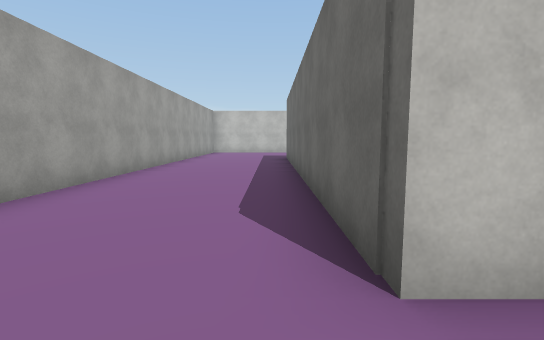
view 1 (above)

24 first-person views from a walk through a scene from a Unity 3-D project. The camera is 1.5 m above the floor, tilts 6° down and sees 85° across. The floor is counted in squares, 2 m on a side. Each view is taken from the middle of a square. On the plan, view 1 faces up. The plan holds only what a view shows up to about 10 squares ahead; the rest is blank. The place goes on beyond the plan. The player is left out. Some surface patterns are stand-ins.

view 2
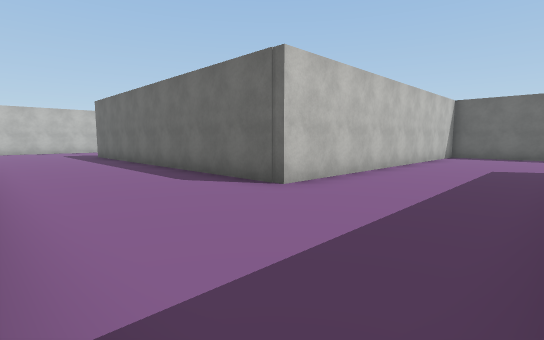

view 3
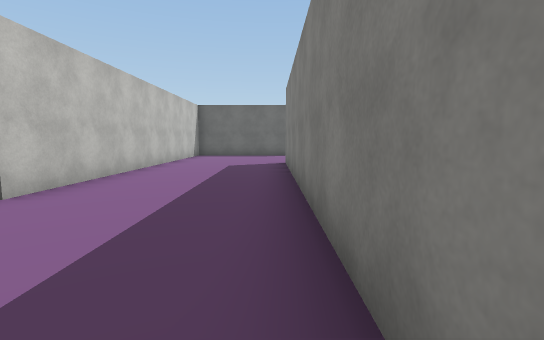

view 4
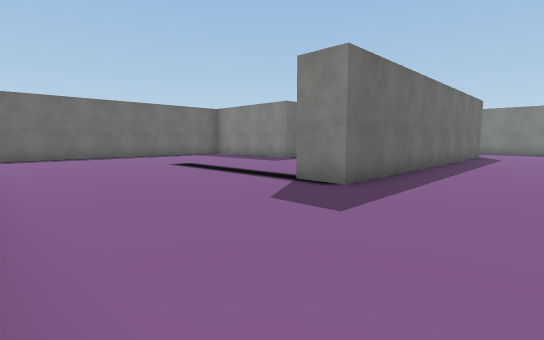

view 5
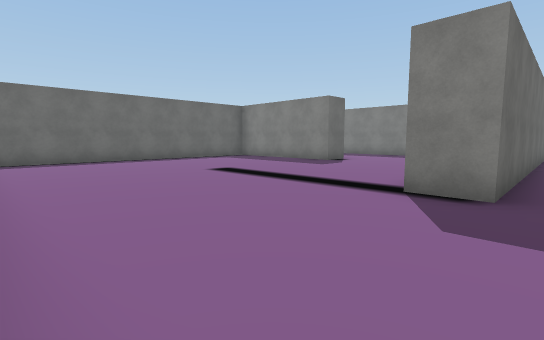

view 6
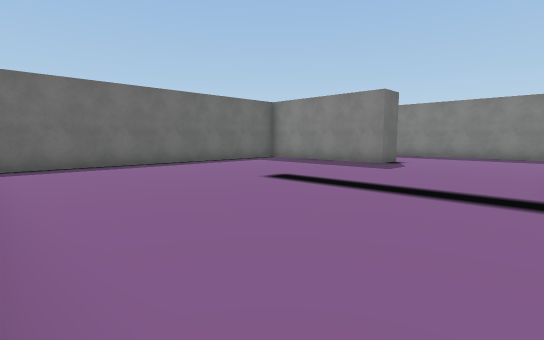

view 7
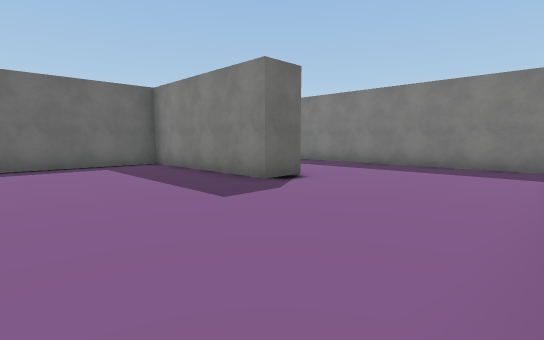

view 8
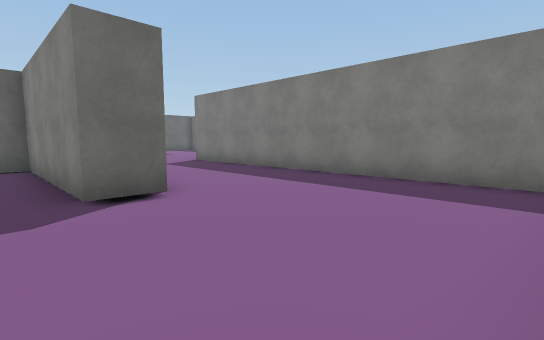

view 9
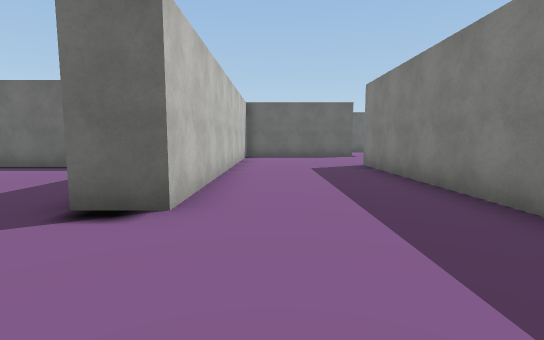

view 10
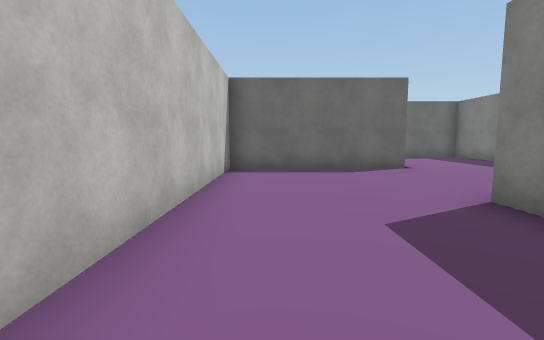

view 11
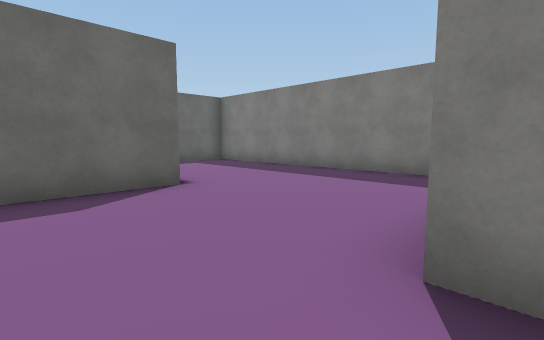

view 12
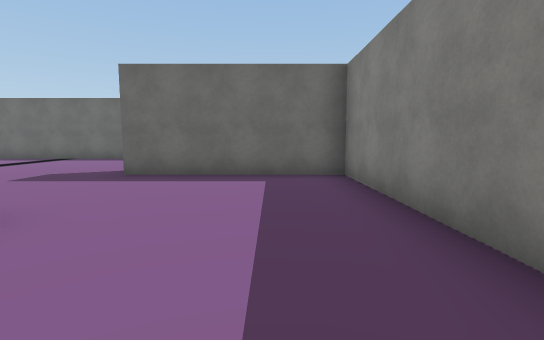

view 13
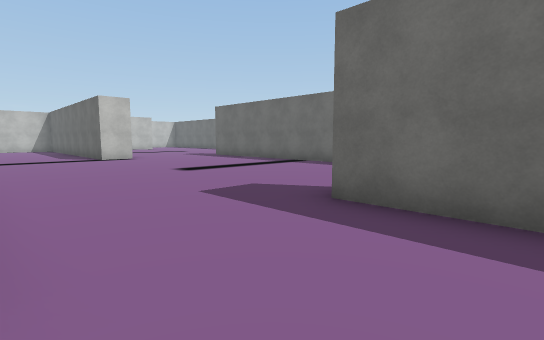

view 14
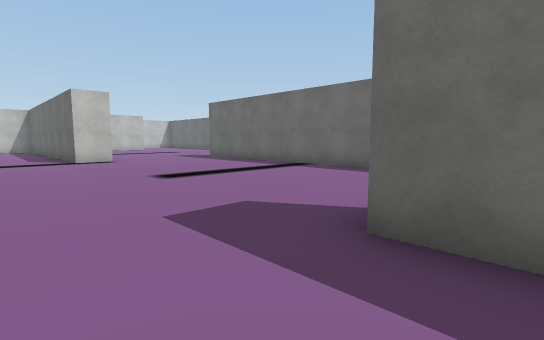

view 15
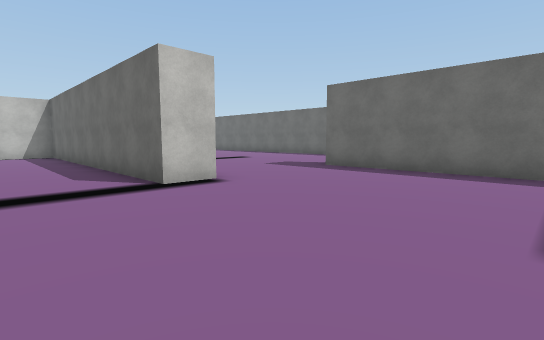

view 16
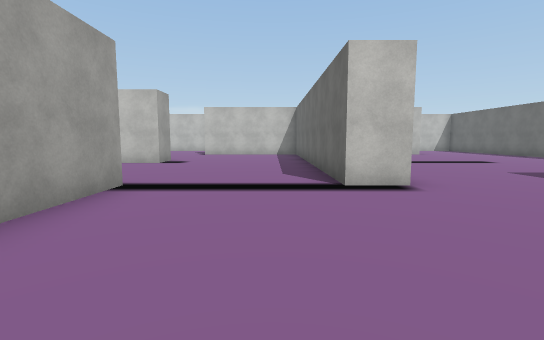

view 17
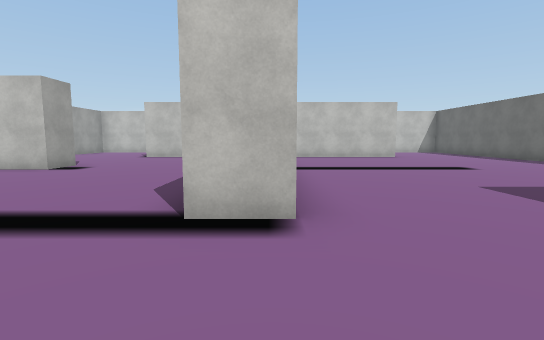

view 18
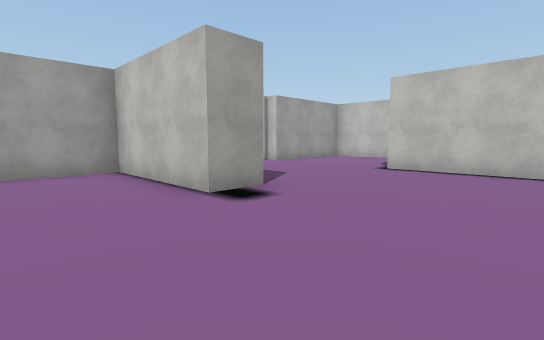

view 19
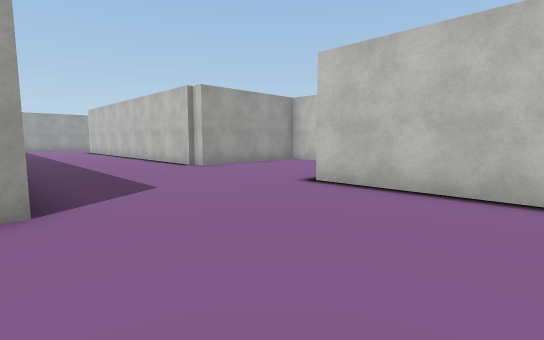

view 20
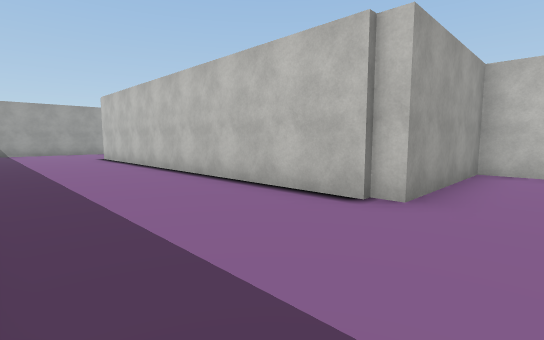

view 21
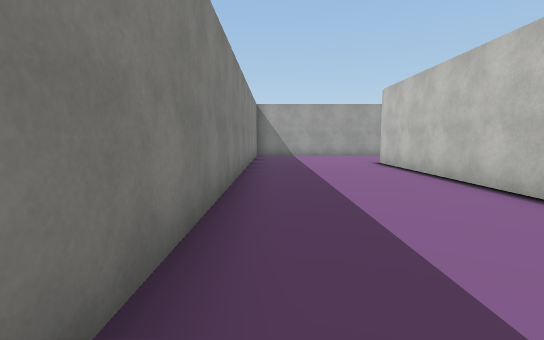

view 22
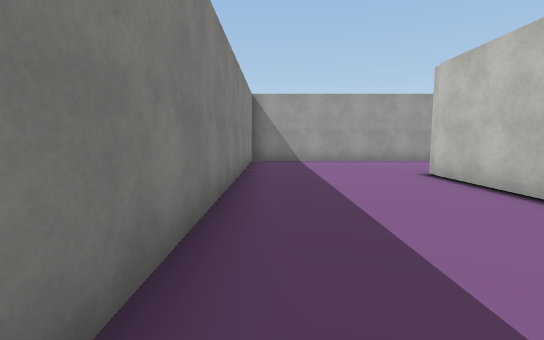

view 23
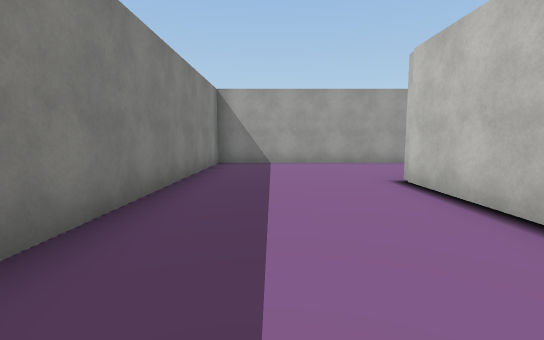

view 24
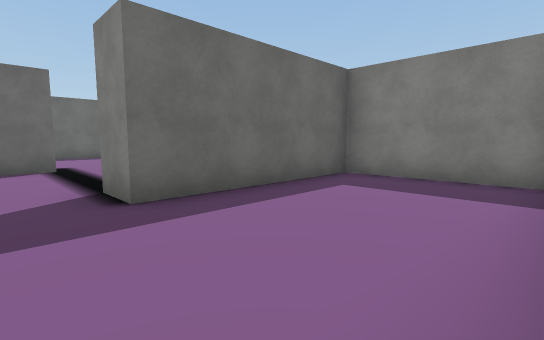

### Floor plan
Points are (right, up) in squares from view 1. A wall is a line through its corners. A room is listed if a view was taken in it or the views show most of it. See-through windows are left out.
Room 1 (views 1, 2, 3, 4, 5, 6, 7, 8, 9, 10, 11)
walls: (2.1, 2.4) (11.5, 2.4); (7.9, 1.3) (0.6, 1.3) (0.6, 11.7) (1.6, 11.7); (-3.2, 10) (-3.2, 3.4); (12.5, 6.1) (6.1, 6.1) (6.1, 7.1) (10.8, 7.1) (10.8, 15.7); (-2.6, -2.4) (6, -2.4)
ways out: opening at (11.7, 4) to room 2
Room 2 (views 12, 13, 14, 15, 16, 17, 18, 19, 20, 21, 22, 23, 24)
walls: (21.2, 11.7) (20.2, 11.7) (20.2, 19); (15.5, 17.4) (15.5, 16.3) (11.9, 16.3) (11.9, 14.2); (12.1, 7.1) (15.5, 7.1) (15.5, 11.7) (16.6, 11.7) (16.6, 9.5); (18.9, 21.4) (15.8, 21.4); (25.2, 4.6) (25.2, 12); (15.5, 1.5) (15.5, 6.1) (12.5, 6.1); (11.3, 21.4) (0.5, 21.4); (11.7, 23.5) (11.7, 21.6) (11.1, 21.6); (12.9, -2.4) (20.2, -2.4) (20.2, 2.1); (-3.2, 23.1) (-3.2, 17.3) (9.4, 17.3)
ways out: opening at (11.7, 4) to room 1

Where each view was taken, in squares from view 1:
view 1: 0 up, 0 right, facing up
view 2: 2 down, 3 left, facing up-right
view 3: 2 down, 3 left, facing right
view 4: 16 up, 2 left, facing down-right
view 5: 16 up, 0 right, facing down-right
view 6: 16 up, 2 right, facing down-right
view 7: 11 up, 2 right, facing down-right
view 8: 8 up, 2 right, facing down-right
view 9: 5 up, 3 right, facing right
view 10: 5 up, 8 right, facing right
view 11: 4 up, 11 right, facing down-right
view 12: 1 down, 14 right, facing right
view 13: 0 up, 17 right, facing up-right
view 14: 1 up, 18 right, facing up-right
view 15: 7 up, 18 right, facing up-right
view 16: 7 up, 19 right, facing up
view 17: 9 up, 21 right, facing up
view 18: 14 up, 19 right, facing up-left
view 19: 17 up, 19 right, facing up-left
view 20: 18 up, 13 right, facing up-left
view 21: 18 up, 10 right, facing left
view 22: 18 up, 7 right, facing left
view 23: 19 up, 6 right, facing left
view 24: 13 up, 12 right, facing down-right
